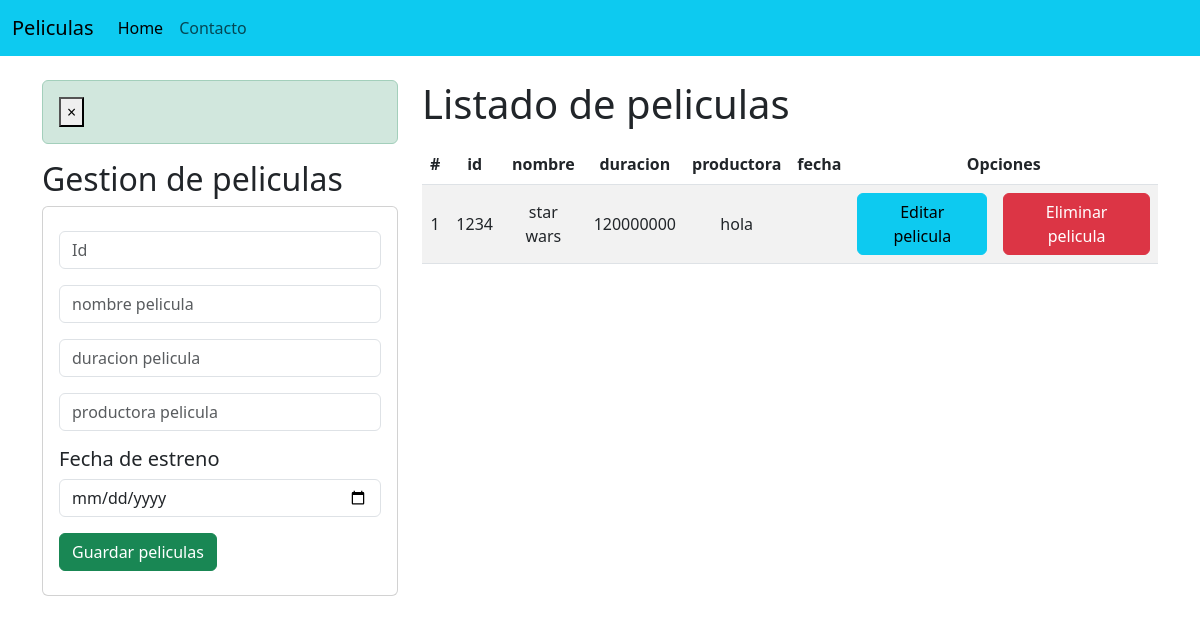
/, run on an earlier commit of the app's database.
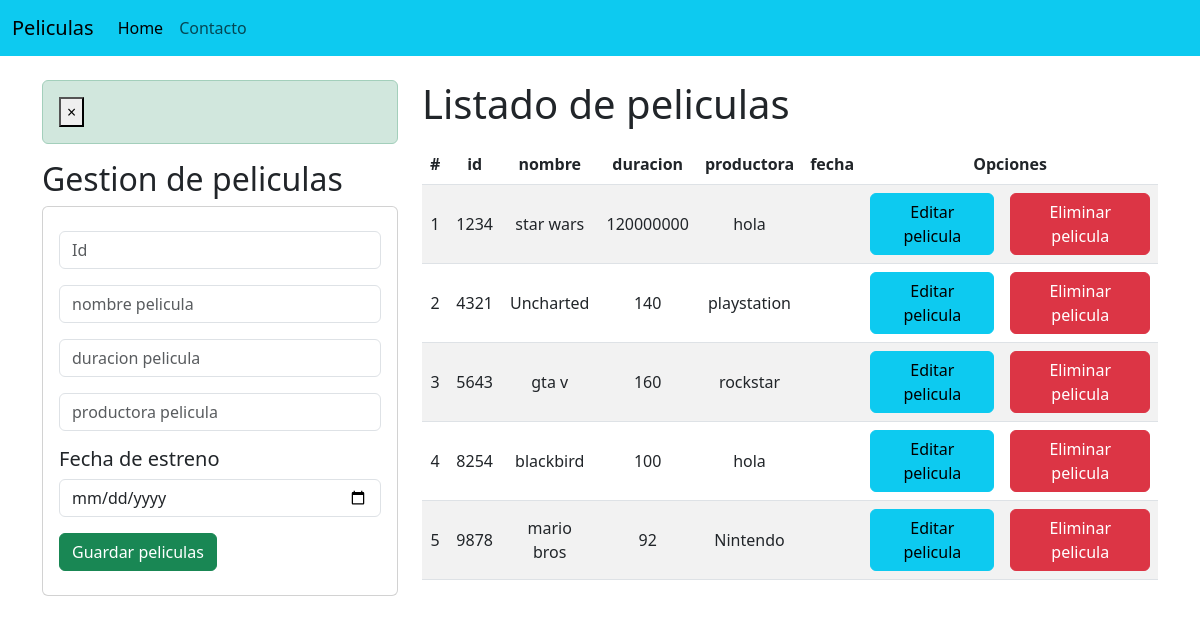
And on a later commit of the database.
### peliculas/models.py (models this page shows, shortened)
class Pelicula(models.Model):
    id=models.CharField(primary_key=True, max_length=4)
    nombre=models.CharField(max_length=60)
    duracion=models.CharField(max_length=3)
    productora=models.CharField(max_length=100)
    fecha_estreno=models.DateField()

### peliculas/views.py (the view)
# urls.py: 2. Add a URL to urlpatterns:  path('', views.home, name='home')
def home(request):
    peliculas = Pelicula.objects.all()
    messages.success(request, 'peliculas listadas')
    return render(request, "gestionpeliculas.html", {"peliculas":peliculas})

### peliculas/templates/gestionpeliculas.html (shortened to what this page needs)
{% extends "./base.html" %}
{% block body %}
<div class="row">
    <div class="col-sm-12 col-md-6 col-lg-4 col-xl-4">
        {% if messages %}
        {% for messages in messages %}
        <div class="alert alert-dismissible alert-success">
            <button type="button" class="close" data-dismiss="alert">&times;</button>
        </div>
        {% endfor %}
        {% endif %}
    <h2>Gestion de peliculas</h2>
        <div class="card">
            <div class="card-body">
                <form action="registrarPelicula/" method="POST">{% csrf_token %}
                    <div class="form-group py-2">
                        <input type="text" id="txtId" name="txtId" class="form-control"
                        placeholder="Id" minlength="4" maxlength="4" required>
                    </div>
                    <div class="form-group py-2">
                        <input type="text" id="txtNombre" name="txtNombre" class="form-control"
                        placeholder="nombre pelicula" maxlength="60" required>
                    </div>
                    <div class="form-group py-2">
                        <input type="number" id="txtDuracion" name="txtDuracion" class="form-control"
                        placeholder="duracion pelicula" minlength="3" maxlength="3" required>
                    </div>
                    <div class="form-group py-2">
                        <input type="text" id="txtProductora" name="txtProductora" class="form-control"
                        placeholder="productora pelicula" maxlength="100" required>
                    </div>
                    <div class="form-group py-2">
                        <h5>Fecha de estreno</h5>
                        <input type="date" id="txtFecha" name="txtFecha" class="form-control">
                    </div>
                    <div class="form-group py-2">
                        <button type="submit" class="btn btn-success btn-block text-white">Guardar peliculas</button>
                    </div>
                </form>
            </div>
        </div>
    </div>
    <div class="col-sm-12 col-md-6 col-lg-8 col-xl-8">
        <h1>Listado de peliculas</h1>
        <div class="table-responsive py-2">
            <table class="table table-striped">
                <thead>
                    <tr>
                        <th>#</th>
                        <th>id</th>
                        <th>nombre</th>
                        <th>duracion</th>
                        <th>productora</th>
                        <th>fecha</th>
                        <th colspan="2">Opciones</th>
                    </tr>
                </thead>
                <tbody>
                    {% for p in peliculas %}
                    <tr>
                        <td>{{forloop.counter}}</td>
                        <td>{{p.id}}</td>
                        <td>{{p.nombre}}</td>
                        <td>{{p.duracion}}</td>
                        <td>{{p.productora}}</td>
                        <td>{{p.fecha}}</td>
                        <td><a href="edicionPelicula/{{p.id}}" class="btn btn-info">Editar pelicula</a></td>
                        <td><a href="eliminarPelicula/{{p.id}}" class="btn btn-danger btnEliminacion">Eliminar pelicula</a></td>
                    </tr>
                    {% endfor %}
                </tbody>
            </table>
        </div>
    </div>
</div>
{% endblock %}

### peliculas/templates/base.html (shortened to what this page needs)
<!DOCTYPE html>
<html lang="en">
<head>
    {% load static %}
    <link href="https://cdn.jsdelivr.net/npm/bootstrap@5.3.0-alpha3/dist/css/bootstrap.min.css" rel="stylesheet">
    <link rel="stylesheet" href="{% static 'css/gestionPeliculas.css' %}">
</head>
<body>
    <nav class="navbar navbar-expand-lg navbar-light bg-info">
        <div class="container-fluid">
            <a class="navbar-brand" href="#">Peliculas</a>
            <div class="collapse navbar-collapse" id="navbarNav">
                <ul class="navbar-nav">
                    <li class="nav-item">
                        <a class="nav-link active" aria-current="page" href="#">Home</a>
                    </li>
                    <li class="nav-item">
                        <a class="nav-link" href="#">Contacto</a>
                    </li>
                </ul>
            </div>
        </div>
    </nav>
    <div class="container py-4">
        {% block body %}
        {% endblock %}
    </div>
</body>
</html>

### peliculas/static/css/gestionPeliculas.css (style rules this page uses)
th, td { text-align: center; vertical-align: middle; }

What changed in the data, as far as the page shows it:
added Pelicula: id "4321", nombre "Uncharted", duracion "140", productora "playstation"
added Pelicula: id "5643", nombre "gta v", duracion "160", productora "rockstar"
added Pelicula: id "8254", nombre "blackbird", duracion "100", productora "hola"
added Pelicula: id "9878", nombre "mario bros", duracion "92", productora "Nintendo"
